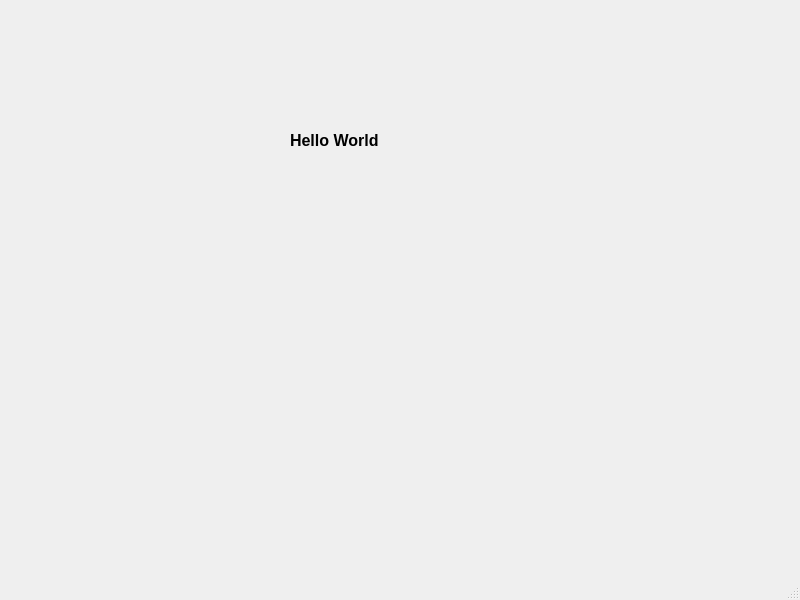
<?xml version="1.0" encoding="UTF-8"?>
<ui version="4.0">
 <class>MainWindow</class>
 <widget class="QMainWindow" name="MainWindow">
  <property name="geometry">
   <rect>
    <x>0</x>
    <y>0</y>
    <width>800</width>
    <height>600</height>
   </rect>
  </property>
  <property name="windowTitle">
   <string>MainWindow</string>
  </property>
  <widget class="QWidget" name="centralwidget">
   <widget class="QLabel" name="label">
    <property name="geometry">
     <rect>
      <x>290</x>
      <y>110</y>
      <width>161</width>
      <height>61</height>
     </rect>
    </property>
    <property name="font">
     <font>
      <pointsize>12</pointsize>
      <bold>true</bold>
     </font>
    </property>
    <property name="text">
     <string>Hello World</string>
    </property>
   </widget>
  </widget>
  <widget class="QMenuBar" name="menubar">
   <property name="geometry">
    <rect>
     <x>0</x>
     <y>0</y>
     <width>800</width>
     <height>25</height>
    </rect>
   </property>
  </widget>
  <widget class="QStatusBar" name="statusbar"/>
 </widget>
 <resources/>
 <connections/>
</ui>
